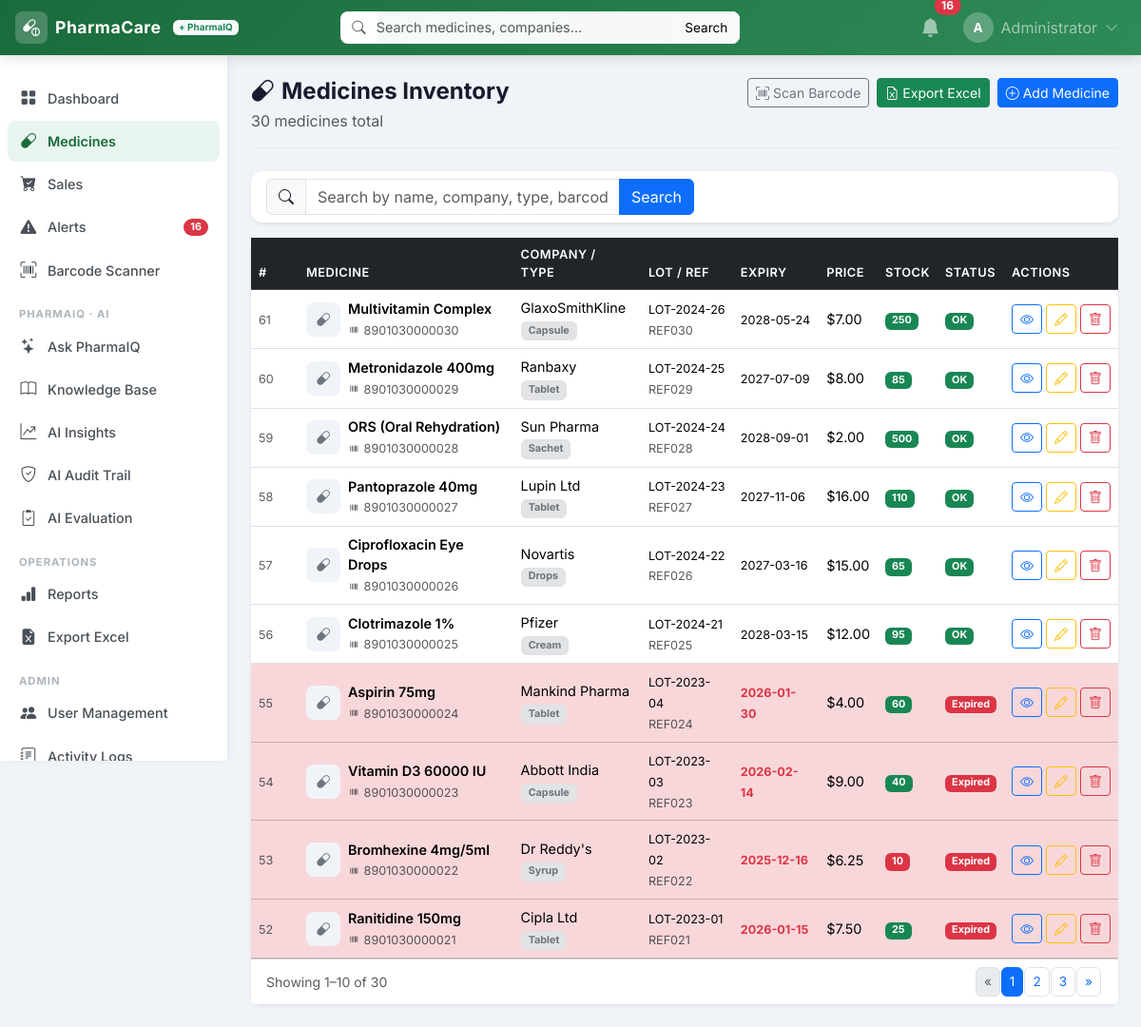
The app's page /medicines (signed in) with its own data.
### tables this page shows
CREATE TABLE medicines (
        id             INTEGER PRIMARY KEY AUTOINCREMENT,
        ref_no         TEXT,
        company_name   TEXT,
        medicine_type  TEXT,
        medicine_name  TEXT NOT NULL,
        lot_no         TEXT,
        issue_date     TEXT,
        exp_date       TEXT,
        uses           TEXT,
        side_effect    TEXT,
        precautions    TEXT,
        dosage         TEXT,
        price          REAL,
        product_qty    INTEGER DEFAULT 0,
        image_filename TEXT,
        barcode        TEXT,
        created_at     TEXT DEFAULT (datetime('now')),
        updated_at     TEXT DEFAULT (datetime('now'))
    );

### app.py (the view, shortened to what this page needs)
@app.route("/medicines")
@login_required
def medicines():
    search = request.args.get("search", "").strip()
    page   = max(1, int(request.args.get("page", 1)))
    per    = 10
    offset = (page - 1) * per
    base_sql   = "FROM medicines"
    count_sql  = "SELECT COUNT(*) as c " + base_sql
    select_sql = "SELECT * " + base_sql
    args = []
    total = query_db(count_sql, args, one=True)["c"]
    meds  = query_db(select_sql + " ORDER BY id DESC LIMIT ? OFFSET ?", args + [per, offset])
    pages = (total + per - 1) // per
    today     = date.today().isoformat()
    warn_date = (date.today() + timedelta(days=EXPIRY_WARN_DAYS)).isoformat()
    expiring, low_stock, expired = get_alerts()
    return render_template("medicines.html",
        medicines=meds, search=search, page=page, pages=pages,
        total=total, per=per, today=today, warn_date=warn_date,
        low_threshold=LOW_STOCK_THRESHOLD,
        expiring_soon=expiring, low_stock_list=low_stock)

### app.py (called while the page is built)
def get_db():
    db = getattr(g, "_database", None)
    if db is None:
        db = g._database = sqlite3.connect(DATABASE)
        db.row_factory = sqlite3.Row
        db.execute("PRAGMA journal_mode=WAL")
    return db

@app.teardown_appcontext
def close_connection(exception):
    db = getattr(g, "_database", None)
    if db is not None:
        db.close()

def query_db(sql, args=(), one=False, commit=False):
    db = get_db()
    cur = db.execute(sql, args)
    if commit:
        db.commit()
        return cur.lastrowid
    rv = cur.fetchall()
    return (rv[0] if rv else None) if one else rv

def login_required(f):
    @wraps(f)
    def decorated(*args, **kwargs):
        if "user_id" not in session:
            flash("Please login first.", "warning")
            return redirect(url_for("login"))
        return f(*args, **kwargs)
    return decorated

def get_alerts():
    today = date.today()
    warn_date = today + timedelta(days=EXPIRY_WARN_DAYS)
    expiring = query_db(
        "SELECT * FROM medicines WHERE exp_date IS NOT NULL AND exp_date != '' AND exp_date <= ? ORDER BY exp_date",
        (warn_date.isoformat(),))
    low_stock = query_db(
        "SELECT * FROM medicines WHERE product_qty <= ? ORDER BY product_qty",
        (LOW_STOCK_THRESHOLD,))
    expired = [m for m in expiring if m["exp_date"] <= today.isoformat()]
    return expiring, low_stock, expired

@app.context_processor
def inject_alerts():
    if "user_id" in session:
        today     = date.today()
        warn_date = today + timedelta(days=EXPIRY_WARN_DAYS)
        exp_count = query_db(
            "SELECT COUNT(*) as c FROM medicines WHERE exp_date IS NOT NULL AND exp_date != '' AND exp_date <= ?",
            (warn_date.isoformat(),), one=True)["c"]
        ls_count  = query_db(
            "SELECT COUNT(*) as c FROM medicines WHERE product_qty <= ?",
            (LOW_STOCK_THRESHOLD,), one=True)["c"]
        return dict(nav_expiring=exp_count, nav_low_stock=ls_count)
    return dict(nav_expiring=0, nav_low_stock=0)

### pharmaiq/routes.py (called while the page is built)
def csrf_token():
    if "ai_csrf" not in session:
        session["ai_csrf"] = secrets.token_urlsafe(24)
    return session["ai_csrf"]

@bp.app_context_processor
def _inject():
    return {"csrf_token": csrf_token}

### templates/medicines.html (shortened to what this page needs)
{% extends "base.html" %}
{% block content %}
<div class="page-header d-flex flex-wrap justify-content-between align-items-start gap-2">
  <div>
    <h4 class="page-title"><i class="bi bi-capsule me-2"></i>Medicines Inventory</h4>
    <p class="text-muted mb-0">{{ total }} medicines total</p>
  </div>
  <div class="d-flex gap-2 flex-wrap">
    <a href="{{ url_for('barcode_page') }}" class="btn btn-outline-secondary btn-sm">
      <i class="bi bi-upc-scan me-1"></i>Scan Barcode
    </a>
    {% if session.role in ['admin','pharmacist'] %}
    <a href="{{ url_for('export_excel') }}" class="btn btn-success btn-sm">
      <i class="bi bi-file-earmark-excel me-1"></i>Export Excel
    </a>
    <button class="btn btn-primary btn-sm" data-bs-toggle="modal" data-bs-target="#addMedModal">
      <i class="bi bi-plus-circle me-1"></i>Add Medicine
    </button>
    {% endif %}
  </div>
</div>
<div class="card border-0 shadow-sm mb-3">
  <div class="card-body py-2">
    <form action="{{ url_for('medicines') }}" method="get" class="d-flex gap-2 flex-wrap align-items-center">
      <div class="input-group flex-grow-1" style="max-width:450px">
        <span class="input-group-text"><i class="bi bi-search"></i></span>
        <input type="text" name="search" class="form-control" placeholder="Search by name, company, type, barcode…"
               value="{{ search }}">
        <button class="btn btn-primary" type="submit">Search</button>
      </div>
    </form>
  </div>
</div>
<div class="card border-0 shadow-sm">
  <div class="table-responsive">
    <table class="table table-hover align-middle mb-0">
      <thead class="table-dark">
        <tr>
          <th style="width:50px">#</th>
          <th>Medicine</th>
          <th>Company / Type</th>
          <th>Lot / Ref</th>
          <th>Expiry</th>
          <th>Price</th>
          <th>Stock</th>
          <th>Status</th>
          <th style="width:120px">Actions</th>
        </tr>
      </thead>
      <tbody>
      {% for m in medicines %}
      <tr class="{% if m['exp_date'] and m['exp_date'] < today %}table-danger
                 {% elif m['exp_date'] and m['exp_date'] <= warn_date %}table-warning
                 {% elif m['product_qty'] <= low_threshold %}table-warning{% endif %}">
        <td><small class="text-muted">{{ m['id'] }}</small></td>
        <td>
          <div class="d-flex align-items-center gap-2">
            {% if m['image_filename'] %}
            <img src="{{ url_for('static', filename='uploads/' + m['image_filename']) }}"
                 class="rounded" style="width:36px;height:36px;object-fit:cover;" alt="">
            {% else %}
            <div class="med-thumb"><i class="bi bi-capsule"></i></div>
            {% endif %}
            <div>
              <div class="fw-semibold">{{ m['medicine_name'] }}</div>
              {% if m['barcode'] %}<small class="text-muted"><i class="bi bi-upc me-1"></i>{{ m['barcode'] }}</small>{% endif %}
            </div>
          </div>
        </td>
        <td>
          <div>{{ m['company_name'] or '—' }}</div>
          <small class="badge bg-secondary-subtle text-secondary border">{{ m['medicine_type'] or '—' }}</small>
        </td>
        <td>
          <small>{{ m['lot_no'] or '—' }}</small><br>
          <small class="text-muted">{{ m['ref_no'] or '—' }}</small>
        </td>
        <td>
          {% if m['exp_date'] %}
          <small class="{% if m['exp_date'] < today %}text-danger fw-bold{% elif m['exp_date'] <= warn_date %}text-warning fw-bold{% endif %}">
            {{ m['exp_date'] }}
          </small>
          {% else %}<span class="text-muted">—</span>{% endif %}
        </td>
        <td>${{ "%.2f"|format(m['price'] or 0) }}</td>
        <td>
          {% if (m['product_qty'] or 0) <= low_threshold %}
          <span class="badge bg-danger">{{ m['product_qty'] }}</span>
          {% elif (m['product_qty'] or 0) <= low_threshold * 2 %}
          <span class="badge bg-warning text-dark">{{ m['product_qty'] }}</span>
          {% else %}
          <span class="badge bg-success">{{ m['product_qty'] }}</span>
          {% endif %}
        </td>
        <td>
          {% if m['exp_date'] and m['exp_date'] < today %}
          <span class="badge bg-danger">Expired</span>
          {% elif m['exp_date'] and m['exp_date'] <= warn_date %}
          <span class="badge bg-warning text-dark">Expiring</span>
          {% elif (m['product_qty'] or 0) <= low_threshold %}
          <span class="badge bg-info text-white">Low Stock</span>
          {% else %}
          <span class="badge bg-success">OK</span>
          {% endif %}
        </td>
        <td>
          <div class="d-flex gap-1">
            <a href="{{ url_for('medicine_detail', id=m['id']) }}"
               class="btn btn-sm btn-outline-primary" title="View">
              <i class="bi bi-eye"></i>
            </a>
            {% if session.role in ['admin','pharmacist'] %}
            <button class="btn btn-sm btn-outline-warning edit-btn" title="Edit"
              data-id="{{ m['id'] }}"
              data-ref="{{ m['ref_no'] }}" data-company="{{ m['company_name'] }}"
              data-type="{{ m['medicine_type'] }}" data-name="{{ m['medicine_name'] }}"
              data-lot="{{ m['lot_no'] }}" data-issue="{{ m['issue_date'] }}"
              data-exp="{{ m['exp_date'] }}" data-uses="{{ m['uses'] }}"
              data-side="{{ m['side_effect'] }}" data-precaution="{{ m['precautions'] }}"
              data-dosage="{{ m['dosage'] }}" data-price="{{ m['price'] }}"
              data-qty="{{ m['product_qty'] }}" data-barcode="{{ m['barcode'] }}"
              data-bs-toggle="modal" data-bs-target="#editMedModal">
              <i class="bi bi-pencil"></i>
            </button>
            {% endif %}
            {% if session.role == 'admin' %}
            <a href="{{ url_for('delete_medicine', id=m['id']) }}"
               class="btn btn-sm btn-outline-danger"
               onclick="return confirm('Delete {{ m['medicine_name'] }}?')" title="Delete">
              <i class="bi bi-trash"></i>
            </a>
            {% endif %}
          </div>
        </td>
      </tr>
      {% endfor %}
      </tbody>
    </table>
  </div>
  {% if pages > 1 %}
  <div class="card-footer bg-white d-flex justify-content-between align-items-center flex-wrap gap-2">
    <small class="text-muted">Showing {{ ((page-1)*per)+1 }}–{{ [page*per, total]|min }} of {{ total }}</small>
    <nav>
      <ul class="pagination pagination-sm mb-0">
        <li class="page-item {% if page==1 %}disabled{% endif %}">
          <a class="page-link" href="?page={{ page-1 }}&search={{ search }}">«</a>
        </li>
        {% for p in range(1, pages+1) %}
        <li class="page-item {% if p==page %}active{% endif %}">
          <a class="page-link" href="?page={{ p }}&search={{ search }}">{{ p }}</a>
        </li>
        {% endfor %}
        <li class="page-item {% if page==pages %}disabled{% endif %}">
          <a class="page-link" href="?page={{ page+1 }}&search={{ search }}">»</a>
        </li>
      </ul>
    </nav>
  </div>
  {% endif %}
</div>
{% endblock %}

### static/css/style.css (style rules this page uses)
:root { --sidebar-width: 240px; --navbar-height: 58px; --primary: #1a6b3c; --primary-dark: #145530; }
* { box-sizing: border-box; }
body { font-family: 'Inter', sans-serif; background: #f0f4f8; color: #212529; }
.page-header { margin-bottom: 1.5rem; padding-bottom: 1rem; border-bottom: 1px solid #e8ecf0; }
.page-title { font-weight: 700; color: #1a1a2e; margin-bottom: 0.25rem; }
.med-thumb { width: 36px; height: 36px; border-radius: 8px; background: #f0f4f8; display: flex; align-items: center; justify-content: center; color: #6c757d; flex-shrink: 0; }
.table th { font-size: 0.8rem; text-transform: uppercase; letter-spacing: 0.5px; font-weight: 600; }
.table td { font-size: 0.9rem; vertical-align: middle; }
.card { border-radius: 12px !important; }
.page-link { border-radius: 6px !important; margin: 0 2px; font-size: 0.85rem; }

### records on screen
medicines: id "61", medicine_name "Multivitamin Complex", barcode "8901030000030", company_name "GlaxoSmithKline", medicine_type "Capsule", lot_no "LOT-2024-26", ref_no "REF030", exp_date "2028-05-24", price "7.00", product_qty "250", shows "OK"
medicines: id "60", medicine_name "Metronidazole 400mg", barcode "8901030000029", company_name "Ranbaxy", medicine_type "Tablet", lot_no "LOT-2024-25", ref_no "REF029", exp_date "2027-07-09", price "8.00", product_qty "85", shows "OK"
medicines: id "59", medicine_name "ORS (Oral Rehydration)", barcode "8901030000028", company_name "Sun Pharma", medicine_type "Sachet", lot_no "LOT-2024-24", ref_no "REF028", exp_date "2028-09-01", price "2.00", product_qty "500", shows "OK"
medicines: id "58", medicine_name "Pantoprazole 40mg", barcode "8901030000027", company_name "Lupin Ltd", medicine_type "Tablet", lot_no "LOT-2024-23", ref_no "REF027", exp_date "2027-11-06", price "16.00", product_qty "110", shows "OK"
medicines: id "57", medicine_name "Ciprofloxacin Eye Drops", barcode "8901030000026", company_name "Novartis", medicine_type "Drops", lot_no "LOT-2024-22", ref_no "REF026", exp_date "2027-03-16", price "15.00", product_qty "65", shows "OK"
medicines: id "56", medicine_name "Clotrimazole 1%", barcode "8901030000025", company_name "Pfizer", medicine_type "Cream", lot_no "LOT-2024-21", ref_no "REF025", exp_date "2028-03-15", price "12.00", product_qty "95", shows "OK"
medicines: id "55", medicine_name "Aspirin 75mg", barcode "8901030000024", company_name "Mankind Pharma", medicine_type "Tablet", lot_no "LOT-2023-04", ref_no "REF024", exp_date "2026-01-30", price "4.00", product_qty "60", shows "Expired"
medicines: id "54", medicine_name "Vitamin D3 60000 IU", barcode "8901030000023", company_name "Abbott India", medicine_type "Capsule", lot_no "LOT-2023-03", ref_no "REF023", exp_date "2026-02-14", price "9.00", product_qty "40", shows "Expired"
medicines: id "53", medicine_name "Bromhexine 4mg/5ml", barcode "8901030000022", company_name "Dr Reddy's", medicine_type "Syrup", lot_no "LOT-2023-02", ref_no "REF022", exp_date "2025-12-16", price "6.25", product_qty "10", shows "Expired"
medicines: id "52", medicine_name "Ranitidine 150mg", barcode "8901030000021", company_name "Cipla Ltd", medicine_type "Tablet", lot_no "LOT-2023-01", ref_no "REF021", exp_date "2026-01-15", price "7.50", product_qty "25", shows "Expired"

### other values on screen
{{ nav_expiring + nav_low_stock }} "16"
{{ (session.full_name or session.username)[0]|upper }} "A"
{{ session.full_name or session.username }} "Administrator"
{{ total }} "30"
{{ ((page-1)*per)+1 }} "1"
{{ [page*per, total]|min }} "10"
{{ p }} "1" "2" "3"
